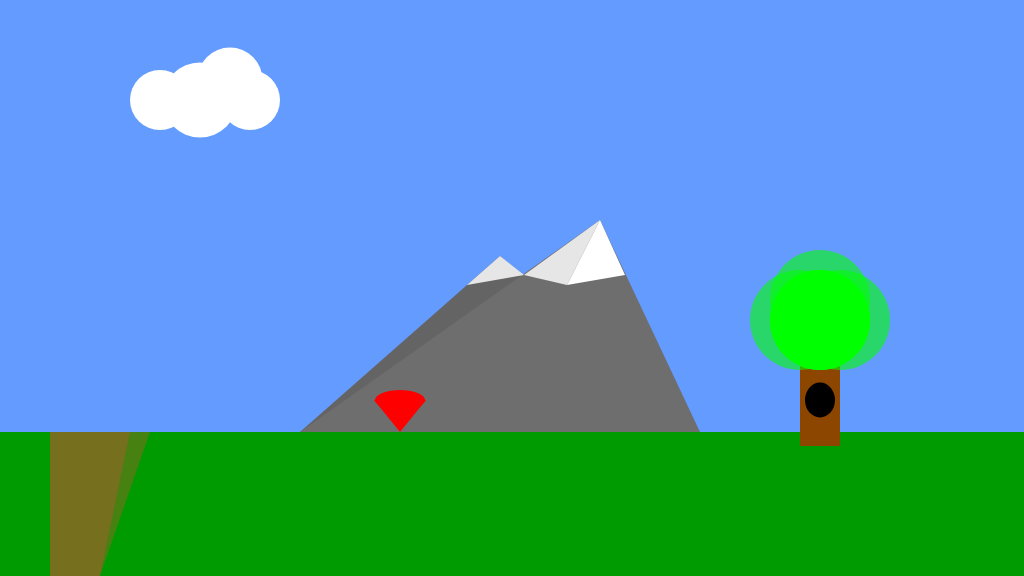
Frame 1 (no input)
Frame 60 (no input): identical to frame 1, image omitted
Frame 120 (the mouse pressed at the canvas centre since frame 60): identical to frame 1, image omitted

The p5.js sketch that drew this single still picture (run headless with seeded random() and noise() and a simulated clock; from frame 60 on, the mouse is pressed at the canvas centre):

// p5.js sketch
// ── sketch.js
/*

The Game Project

1 - Background Scenery

Use p5 drawing functions such as rect, ellipse, line, triangle and
point to draw the scenery as set out in the code comments. The items
should appear next to the text titles.

Each bit of scenery is worth two marks:

0 marks = not a reasonable attempt
1 mark = attempted but it's messy or lacks detail
2 marks = you've used several shape functions to create the scenery

I've given titles and chosen some base colours, but feel free to
imaginatively modify these and interpret the scenery titles loosely to
match your game theme.


WARNING: Do not get too carried away. If you're shape takes more than 5 lines
of code to draw then you've probably over done it.


*/

function setup()
{
	createCanvas(1024, 576);
}

function draw()
{
	background(100, 155, 255); //fill the sky blue

	noStroke();
	fill(0,155,0);
	rect(0, 432, 1024, 144); //draw some green ground

	//1. a cloud in the sky
	//... add your code here

	noStroke();
	fill(255);
    ellipse(200, 100, 75, 75);
    ellipse(160, 100, 60, 60);
    ellipse(250, 100, 60, 60);
    ellipse(230, 80, 65, 65);
	//text("cloud", 200, 100);

	//2. a mountain in the distance
	//... add your code here

	noStroke();
	fill(255);
	//text("mountain", 500, 256);
    fill(100, 100, 100);
    triangle(500, 256, 300, 432, 700, 432);
    fill(110, 110, 110);
    triangle(600, 220, 300, 432, 700, 432);
    // snow caps
    fill(230);
    triangle(500, 256, 467, 285, 524, 275);
    triangle(600, 220, 567, 285, 524, 275);
    fill(255);
    triangle(600, 220, 567, 285, 625, 275);

	//3. a tree
	//... add your code here

	noStroke();
	fill(255);
	//text("tree", 800, 346);
    fill(140, 70, 0);
    rect(800, 346, 40, 100);
    fill(0, 255, 0);
    ellipse(820, 320, 100, 100);
    ellipse(820, 320, 100, 100);
    fill(0, 255, 0, 150);
    ellipse(800, 320, 100, 100);
    ellipse(840, 320, 100, 100);
    ellipse(820, 300, 100, 100);
    fill(0,0,0);
    ellipse(820, 400, 30, 35);

	//4. a canyon
	//NB. the canyon should go from ground-level to the bottom of the screen

	//... add your code here

	noStroke();
	fill(255);
	//text("canyon", 100, 480);
    fill(150, 100, 40, 120);
    quad(50, 432, 150, 432, 100, 576, 50, 576);
    fill(150, 100, 40, 150);
    quad(50, 432, 130, 432, 100, 576, 50, 576);

	//5. a collectable token - eg. a jewel, fruit, coins
	//... add your code here

	noStroke();
	fill(255);
    //text("collectable item", 400, 400);
    // Ruby gem
    fill(255, 0, 0);
    ellipse(400, 400, 50, 20);
    triangle(374, 400, 426, 400, 400, 432);
    
}
